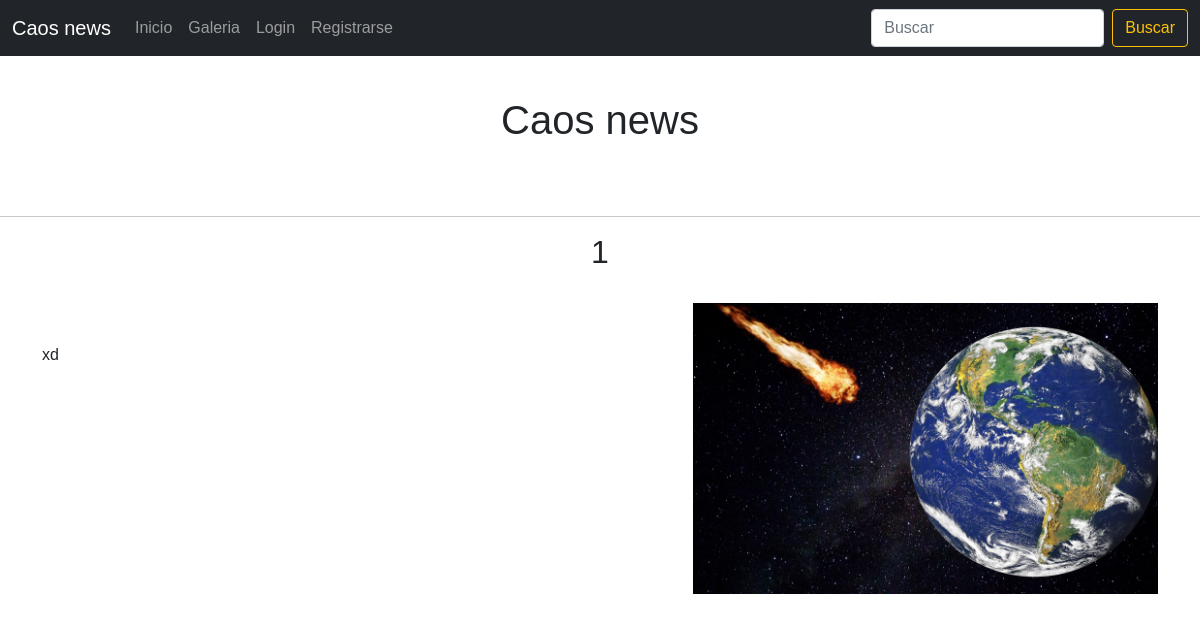
The page /noticia/1 on the database as committed earlier.
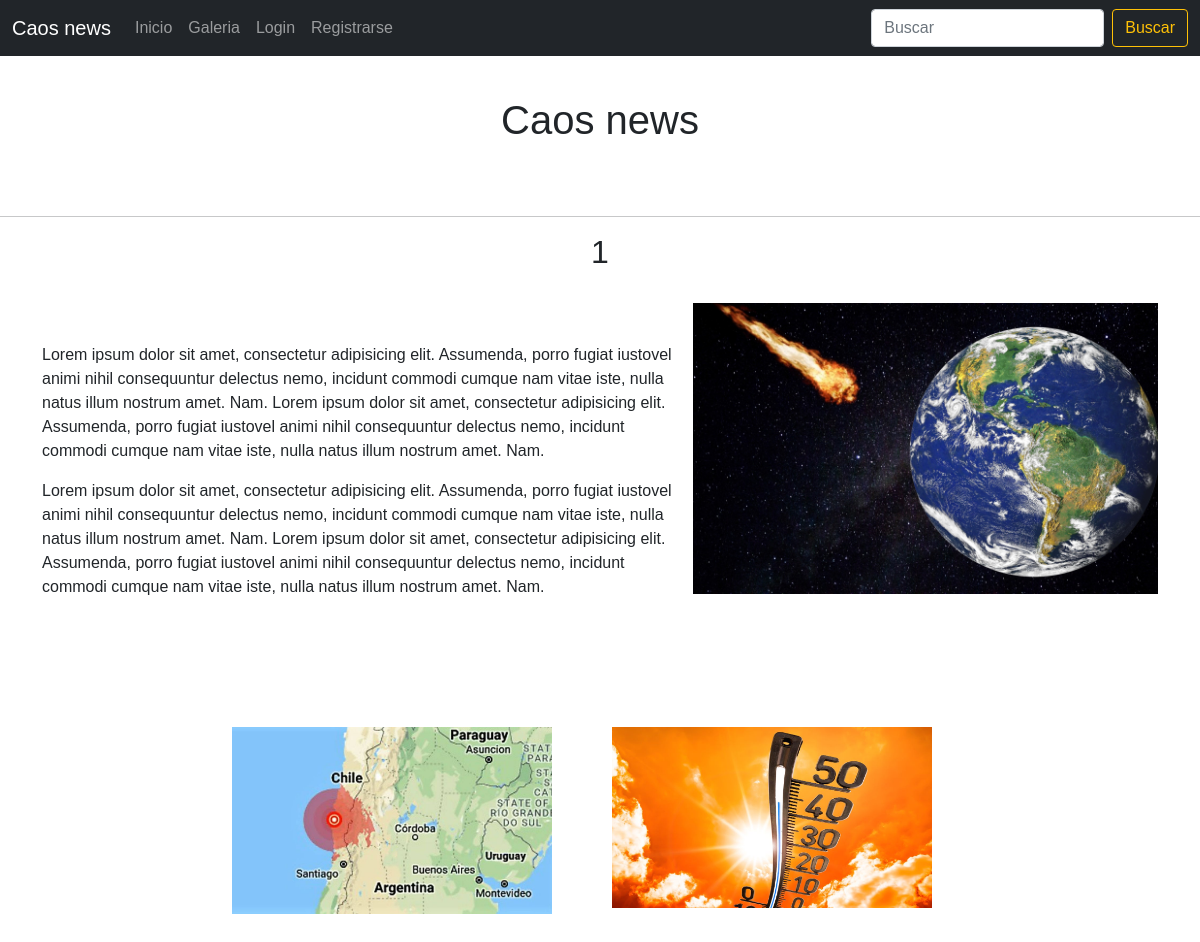
The same page on the database as committed later.
### noticias/models.py (models this page shows, shortened)
class Noticia(models.Model):
	id_noticia = models.AutoField(db_column='Id_Noticia',primary_key=True)
	fecha = models.DateTimeField(blank=False,null=False)
	titulo = models.CharField(max_length=35)
	Detalle = models.TextField()
	Desc_mini = models.CharField(max_length=120)
	Ubicacion = models.CharField(max_length=120)
	destacada = models.BooleanField()
	id_categoria = models.ForeignKey(Categoria,on_delete=models.CASCADE,db_column='IdCategory')
	id_parti = models.ForeignKey(
		Parti
		,on_delete=models.CASCADE
		,limit_choices_to={'id_tp_part':1}
		,db_column='Id_Parti')

class Foto(models.Model):
	id_Foto = models.AutoField(db_column='Id_Foto',primary_key=True)
	nom_foto = models.CharField(max_length=120)
	id_noticia = models.ForeignKey(Noticia,on_delete=models.CASCADE,db_column='Id_Noticia')

### noticias/views.py (the view)
# urls.py: path('noticia/<int:id>',Noti,name='Noticia'),
def Noti(request, id):
	context = S_NotiFoto(id)
	return render(request, "Noticia.html",context)

### noticias/views.py (called while the page is built)
def S_NotiFoto(id_n):
	noticia = Noticia.objects.all().filter(pk=id_n)
	foto = Foto.objects.all().filter(id_noticia__exact=id_n)
	return {
			'noticia':noticia,
			'fotos': foto
	}

### noticias/templates/Noticia.html (shortened to what this page needs)
{% extends 'base.html' %}
{% load static %}
{%block contenido%}
<br>
<h1 style="text-align: center;">Caos news</h1>
<br><br>
<hr>
<div class="container">
	<h2 style="text-align: center;">{{noticia.0.titulo}}</h2>
	<br>
	<div class="clearfix">
		<img src="{% static 'img/' %}{{fotos.0.nom_foto}}" alt="{{fotos.0.nom_foto}}"
			class="col-md-5 float-md-end mb-3 ms-md-3" width="100%" focusable="false">
		<br>
		<p>{{noticia.0.Detalle|linebreaks}}</p>
		<br><br><br>
	</div>
	<br>
	<div class="row justify-content-center">
		{% for i in fotos%}
		{% if forloop.counter0 > 0 and forloop.counter0 <= 3%} <div class="col-4">
			<img src="{% static 'img/' %}{{i.nom_foto}}" alt="{{i.nom_foto}}" width="90%">
	</div>
	{% endif %}
	{% endfor %}
</div>
<br><br><br>
</div>
{%endblock contenido%}

Rows that differ between the two databases and show on the page:
changed Noticia: Detalle "xd" → "Lorem ipsum dolor sit amet, consectetur adipisicing elit. Assumenda, porro fugiat iustovel animi nihil consequuntur delectus nemo, incidunt commodi cumque nam vitae iste, nulla natus illum nostrum amet. Nam. Lorem ipsum dolor sit amet, consectetur adipisicing elit. Assumenda, porro fugiat iustovel animi nihil consequuntur delectus nemo, incidunt commodi cumque nam vitae iste, nulla natus illum nostrum amet. Nam. Lorem ipsum dolor sit amet, consectetur adipisicing elit. Assumenda, porro fugiat iustovel animi nihil consequuntur delectus nemo, incidunt commodi cumque nam vitae iste, nulla natus illum nostrum amet. Nam. Lorem ipsum dolor sit amet, consectetur adipisicing elit. Assumenda, porro…"
added Foto: nom_foto (picture)
added Foto: nom_foto (picture)
